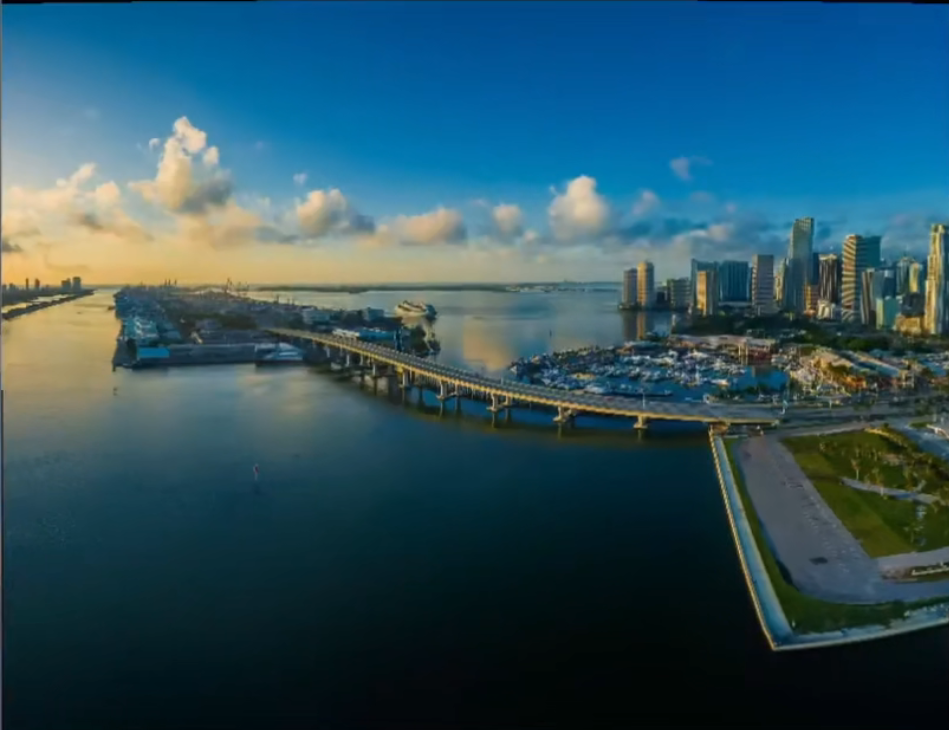
#> input picture 06 PanoramaGenerator/imgs/2/1.png, 949 x 730 px; its folder holds only this picture in this run
$ python main.py
#> lines starting #> are read from the running program, lines starting #| are printed output that depends on the picture
import cv2
import numpy as np
import os

mainpath = r"imgs/"

myfolders = os.listdir (mainpath)
# print (myfolders)

for folder in myfolders :
    path = mainpath + folder
    # print (path)

    images = []
    mylist = os.listdir (path)
    # print (mylist)
    # print (f"Total numbers of images detected : {len (mylist)}")

    for imgname in mylist :
        curImg = cv2.imread (f"{path}/{imgname}")
#> curImg is the input picture: shape (730, 949, 3); mean B, G, R 95, 82.1, 46.2
        curImg = cv2.resize (curImg,(0, 0), None, 0.2, 0.2)
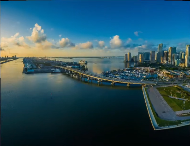
#> curImg: shape (146, 190, 3); mean B, G, R 95.1, 82.1, 46.2
        images.append (curImg)

    print (len (images))
#| 1

    stitcher = cv2.Stitcher.create ()
    (status, result) = stitcher.stitch (images)
#> status = 1
    if status == cv2.STITCHER_OK :
        print ("Panoroma Generated ! ")
        cv2.imshow (f"Panorama {folder}", result)
        # cv2.waitKey (0)
    else :
        print ("Panorama Generation Failed !")

cv2.waitKey (0)
